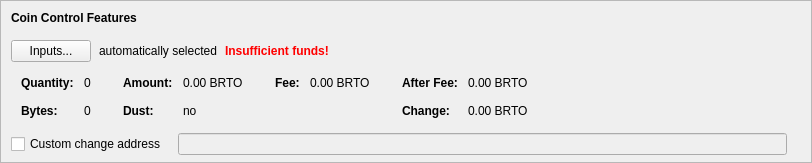
    <widget class="QFrame" name="frameCoinControl">
     <property name="sizePolicy">
      <sizepolicy hsizetype="Expanding" vsizetype="Expanding">
       <horstretch>0</horstretch>
       <verstretch>0</verstretch>
      </sizepolicy>
     </property>
     <property name="maximumSize">
      <size>
       <width>16777215</width>
       <height>16777215</height>
      </size>
     </property>
     <property name="frameShape">
      <enum>QFrame::StyledPanel</enum>
     </property>
     <property name="frameShadow">
      <enum>QFrame::Sunken</enum>
     </property>
     <layout class="QVBoxLayout" name="verticalLayoutCoinControl2">
      <property name="spacing">
       <number>0</number>
      </property>
      <property name="leftMargin">
       <number>0</number>
      </property>
      <property name="topMargin">
       <number>0</number>
      </property>
      <property name="rightMargin">
       <number>0</number>
      </property>
      <property name="bottomMargin">
       <number>6</number>
      </property>
      <item>
       <layout class="QVBoxLayout" name="verticalLayoutCoinControl" stretch="0,0,0,0,1">
        <property name="spacing">
         <number>0</number>
        </property>
        <property name="leftMargin">
         <number>10</number>
        </property>
        <property name="topMargin">
         <number>10</number>
        </property>
        <item>
         <layout class="QHBoxLayout" name="horizontalLayoutCoinControl1">
          <property name="bottomMargin">
           <number>15</number>
          </property>
          <item>
           <widget class="QLabel" name="labelCoinControlFeatures">
            <property name="sizePolicy">
             <sizepolicy hsizetype="Preferred" vsizetype="Maximum">
              <horstretch>0</horstretch>
              <verstretch>0</verstretch>
             </sizepolicy>
            </property>
            <property name="font">
             <font>
              <weight>75</weight>
              <bold>true</bold>
             </font>
            </property>
            <property name="styleSheet">
             <string notr="true">font-weight:bold;</string>
            </property>
            <property name="text">
             <string>Coin Control Features</string>
            </property>
           </widget>
          </item>
         </layout>
        </item>
        <item>
         <layout class="QHBoxLayout" name="horizontalLayoutCoinControl2" stretch="0,0,0,0">
          <property name="spacing">
           <number>8</number>
          </property>
          <property name="bottomMargin">
           <number>10</number>
          </property>
          <item>
           <widget class="QPushButton" name="pushButtonCoinControl">
            <property name="styleSheet">
             <string notr="true"/>
            </property>
            <property name="text">
             <string>Inputs...</string>
            </property>
            <property name="autoDefault">
             <bool>false</bool>
            </property>
           </widget>
          </item>
          <item>
           <widget class="QLabel" name="labelCoinControlAutomaticallySelected">
            <property name="text">
             <string>automatically selected</string>
            </property>
            <property name="margin">
             <number>5</number>
            </property>
           </widget>
          </item>
          <item>
           <widget class="QLabel" name="labelCoinControlInsuffFunds">
            <property name="font">
             <font>
              <weight>75</weight>
              <bold>true</bold>
             </font>
            </property>
            <property name="styleSheet">
             <string notr="true">color:red;font-weight:bold;</string>
            </property>
            <property name="text">
             <string>Insufficient funds!</string>
            </property>
            <property name="margin">
             <number>5</number>
            </property>
           </widget>
          </item>
          <item>
           <spacer name="horizontalSpacerCoinControl">
            <property name="orientation">
             <enum>Qt::Horizontal</enum>
            </property>
            <property name="sizeHint" stdset="0">
             <size>
              <width>40</width>
              <height>1</height>
             </size>
            </property>
           </spacer>
          </item>
         </layout>
        </item>
        <item>
         <widget class="QWidget" name="widgetCoinControl" native="true">
          <property name="sizePolicy">
           <sizepolicy hsizetype="Preferred" vsizetype="Preferred">
            <horstretch>0</horstretch>
            <verstretch>0</verstretch>
           </sizepolicy>
          </property>
          <property name="minimumSize">
           <size>
            <width>0</width>
            <height>0</height>
           </size>
          </property>
          <property name="styleSheet">
           <string notr="true"/>
          </property>
          <layout class="QHBoxLayout" name="horizontalLayoutCoinControl5">
           <property name="leftMargin">
            <number>0</number>
           </property>
           <property name="topMargin">
            <number>0</number>
           </property>
           <property name="rightMargin">
            <number>0</number>
           </property>
           <property name="bottomMargin">
            <number>0</number>
           </property>
           <item>
            <layout class="QHBoxLayout" name="horizontalLayoutCoinControl3" stretch="0,0,0,1">
             <property name="spacing">
              <number>20</number>
             </property>
             <property name="topMargin">
              <number>0</number>
             </property>
             <property name="bottomMargin">
              <number>10</number>
             </property>
             <item>
              <layout class="QFormLayout" name="formLayoutCoinControl1">
               <property name="horizontalSpacing">
                <number>10</number>
               </property>
               <property name="verticalSpacing">
                <number>14</number>
               </property>
               <property name="leftMargin">
                <number>10</number>
               </property>
               <property name="topMargin">
                <number>4</number>
               </property>
               <property name="rightMargin">
                <number>6</number>
               </property>
               <item row="0" column="0">
                <widget class="QLabel" name="labelCoinControlQuantityText">
                 <property name="font">
                  <font>
                   <weight>75</weight>
                   <bold>true</bold>
                  </font>
                 </property>
                 <property name="text">
                  <string>Quantity:</string>
                 </property>
                 <property name="margin">
                  <number>0</number>
                 </property>
                </widget>
               </item>
               <item row="0" column="1">
                <widget class="QLabel" name="labelCoinControlQuantity">
                 <property name="cursor">
                  <cursorShape>IBeamCursor</cursorShape>
                 </property>
                 <property name="contextMenuPolicy">
                  <enum>Qt::ActionsContextMenu</enum>
                 </property>
                 <property name="text">
                  <string notr="true">0</string>
                 </property>
                 <property name="margin">
                  <number>0</number>
                 </property>
                 <property name="textInteractionFlags">
                  <set>Qt::LinksAccessibleByMouse|Qt::TextSelectableByKeyboard|Qt::TextSelectableByMouse</set>
                 </property>
                </widget>
               </item>
               <item row="1" column="0">
                <widget class="QLabel" name="labelCoinControlBytesText">
                 <property name="font">
                  <font>
                   <weight>75</weight>
                   <bold>true</bold>
                  </font>
                 </property>
                 <property name="text">
                  <string>Bytes:</string>
                 </property>
                </widget>
               </item>
               <item row="1" column="1">
                <widget class="QLabel" name="labelCoinControlBytes">
                 <property name="cursor">
                  <cursorShape>IBeamCursor</cursorShape>
                 </property>
                 <property name="contextMenuPolicy">
                  <enum>Qt::ActionsContextMenu</enum>
                 </property>
                 <property name="text">
                  <string notr="true">0</string>
                 </property>
                 <property name="textInteractionFlags">
                  <set>Qt::LinksAccessibleByMouse|Qt::TextSelectableByKeyboard|Qt::TextSelectableByMouse</set>
                 </property>
                </widget>
               </item>
              </layout>
             </item>
             <item>
              <layout class="QFormLayout" name="formLayoutCoinControl2">
               <property name="horizontalSpacing">
                <number>10</number>
               </property>
               <property name="verticalSpacing">
                <number>14</number>
               </property>
               <property name="leftMargin">
                <number>6</number>
               </property>
               <property name="topMargin">
                <number>4</number>
               </property>
               <property name="rightMargin">
                <number>6</number>
               </property>
               <item row="0" column="0">
                <widget class="QLabel" name="labelCoinControlAmountText">
                 <property name="font">
                  <font>
                   <weight>75</weight>
                   <bold>true</bold>
                  </font>
                 </property>
                 <property name="text">
                  <string>Amount:</string>
                 </property>
                 <property name="margin">
                  <number>0</number>
                 </property>
                </widget>
               </item>
               <item row="0" column="1">
                <widget class="QLabel" name="labelCoinControlAmount">
                 <property name="cursor">
                  <cursorShape>IBeamCursor</cursorShape>
                 </property>
                 <property name="contextMenuPolicy">
                  <enum>Qt::ActionsContextMenu</enum>
                 </property>
                 <property name="text">
                  <string notr="true">0.00 BRTO</string>
                 </property>
                 <property name="textInteractionFlags">
                  <set>Qt::LinksAccessibleByMouse|Qt::TextSelectableByKeyboard|Qt::TextSelectableByMouse</set>
                 </property>
                </widget>
               </item>
               <item row="1" column="0">
                <widget class="QLabel" name="labelCoinControlLowOutputText">
                 <property name="font">
                  <font>
                   <weight>75</weight>
                   <bold>true</bold>
                  </font>
                 </property>
                 <property name="text">
                  <string>Dust:</string>
                 </property>
                </widget>
               </item>
               <item row="1" column="1">
                <widget class="QLabel" name="labelCoinControlLowOutput">
                 <property name="cursor">
                  <cursorShape>IBeamCursor</cursorShape>
                 </property>
                 <property name="contextMenuPolicy">
                  <enum>Qt::ActionsContextMenu</enum>
                 </property>
                 <property name="text">
                  <string notr="true">no</string>
                 </property>
                 <property name="textInteractionFlags">
                  <set>Qt::LinksAccessibleByMouse|Qt::TextSelectableByKeyboard|Qt::TextSelectableByMouse</set>
                 </property>
                </widget>
               </item>
              </layout>
             </item>
             <item>
              <layout class="QFormLayout" name="formLayoutCoinControl3">
               <property name="horizontalSpacing">
                <number>10</number>
               </property>
               <property name="verticalSpacing">
                <number>14</number>
               </property>
               <property name="leftMargin">
                <number>6</number>
               </property>
               <property name="topMargin">
                <number>4</number>
               </property>
               <property name="rightMargin">
                <number>6</number>
               </property>
               <item row="0" column="0">
                <widget class="QLabel" name="labelCoinControlFeeText">
                 <property name="font">
                  <font>
                   <weight>75</weight>
                   <bold>true</bold>
                  </font>
                 </property>
                 <property name="text">
                  <string>Fee:</string>
                 </property>
                 <property name="margin">
                  <number>0</number>
                 </property>
                </widget>
               </item>
               <item row="0" column="1">
                <widget class="QLabel" name="labelCoinControlFee">
                 <property name="cursor">
                  <cursorShape>IBeamCursor</cursorShape>
                 </property>
                 <property name="contextMenuPolicy">
                  <enum>Qt::ActionsContextMenu</enum>
                 </property>
                 <property name="text">
                  <string notr="true">0.00 BRTO</string>
                 </property>
                 <property name="textInteractionFlags">
                  <set>Qt::LinksAccessibleByMouse|Qt::TextSelectableByKeyboard|Qt::TextSelectableByMouse</set>
                 </property>
                </widget>
               </item>
              </layout>
             </item>
             <item>
              <layout class="QFormLayout" name="formLayoutCoinControl4">
               <property name="horizontalSpacing">
                <number>10</number>
               </property>
               <property name="verticalSpacing">
                <number>14</number>
               </property>
               <property name="leftMargin">
                <number>6</number>
               </property>
               <property name="topMargin">
                <number>4</number>
               </property>
               <property name="rightMargin">
                <number>6</number>
               </property>
               <item row="0" column="0">
                <widget class="QLabel" name="labelCoinControlAfterFeeText">
                 <property name="font">
                  <font>
                   <weight>75</weight>
                   <bold>true</bold>
                  </font>
                 </property>
                 <property name="text">
                  <string>After Fee:</string>
                 </property>
                 <property name="margin">
                  <number>0</number>
                 </property>
                </widget>
               </item>
               <item row="0" column="1">
                <widget class="QLabel" name="labelCoinControlAfterFee">
                 <property name="cursor">
                  <cursorShape>IBeamCursor</cursorShape>
                 </property>
                 <property name="contextMenuPolicy">
                  <enum>Qt::ActionsContextMenu</enum>
                 </property>
                 <property name="text">
                  <string notr="true">0.00 BRTO</string>
                 </property>
                 <property name="textInteractionFlags">
                  <set>Qt::LinksAccessibleByMouse|Qt::TextSelectableByKeyboard|Qt::TextSelectableByMouse</set>
                 </property>
                </widget>
               </item>
               <item row="1" column="0">
                <widget class="QLabel" name="labelCoinControlChangeText">
                 <property name="font">
                  <font>
                   <weight>75</weight>
                   <bold>true</bold>
                  </font>
                 </property>
                 <property name="text">
                  <string>Change:</string>
                 </property>
                </widget>
               </item>
               <item row="1" column="1">
                <widget class="QLabel" name="labelCoinControlChange">
                 <property name="cursor">
                  <cursorShape>IBeamCursor</cursorShape>
                 </property>
                 <property name="contextMenuPolicy">
                  <enum>Qt::ActionsContextMenu</enum>
                 </property>
                 <property name="text">
                  <string notr="true">0.00 BRTO</string>
                 </property>
                 <property name="textInteractionFlags">
                  <set>Qt::LinksAccessibleByMouse|Qt::TextSelectableByKeyboard|Qt::TextSelectableByMouse</set>
                 </property>
                </widget>
               </item>
              </layout>
             </item>
            </layout>
           </item>
          </layout>
         </widget>
        </item>
        <item>
         <layout class="QHBoxLayout" name="horizontalLayoutCoinControl4" stretch="0,0,0">
          <property name="spacing">
           <number>12</number>
          </property>
          <property name="sizeConstraint">
           <enum>QLayout::SetDefaultConstraint</enum>
          </property>
          <property name="topMargin">
           <number>5</number>
          </property>
          <property name="rightMargin">
           <number>5</number>
          </property>
          <item>
           <widget class="QCheckBox" name="checkBoxCoinControlChange">
            <property name="toolTip">
             <string>If this is activated, but the change address is empty or invalid, change will be sent to a newly generated address.</string>
            </property>
            <property name="text">
             <string>Custom change address</string>
            </property>
           </widget>
          </item>
          <item>
           <widget class="QValidatedLineEdit" name="lineEditCoinControlChange">
            <property name="enabled">
             <bool>false</bool>
            </property>
            <property name="sizePolicy">
             <sizepolicy hsizetype="Expanding" vsizetype="Fixed">
              <horstretch>0</horstretch>
              <verstretch>0</verstretch>
             </sizepolicy>
            </property>
           </widget>
          </item>
          <item>
           <widget class="QLabel" name="labelCoinControlChangeLabel">
            <property name="sizePolicy">
             <sizepolicy hsizetype="Preferred" vsizetype="Expanding">
              <horstretch>0</horstretch>
              <verstretch>0</verstretch>
             </sizepolicy>
            </property>
            <property name="minimumSize">
             <size>
              <width>0</width>
              <height>0</height>
             </size>
            </property>
            <property name="text">
             <string/>
            </property>
            <property name="margin">
             <number>3</number>
            </property>
           </widget>
          </item>
         </layout>
        </item>
        <item>
         <spacer name="verticalSpacerCoinControl">
          <property name="orientation">
           <enum>Qt::Vertical</enum>
          </property>
          <property name="sizeHint" stdset="0">
           <size>
            <width>800</width>
            <height>1</height>
           </size>
          </property>
         </spacer>
        </item>
       </layout>
      </item>
     </layout>
    </widget>
